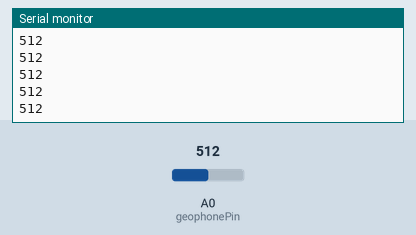
Simulated run of this sketch. Board: Arduino Uno, built with avr-gcc and run on an emulated ATmega328P. Parts: the last lines printed to the serial monitor. The inputs (shaded band) are chosen by the test bench; at power-on: A0 (geophonePin) = 512.

Above: at 1.2 s.
1.3 s: A0 (geophonePin) set to 716
At 2.3 s:
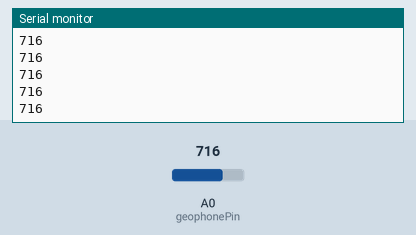
2.8 s: A0 (geophonePin) set to 900
At 3.3 s:
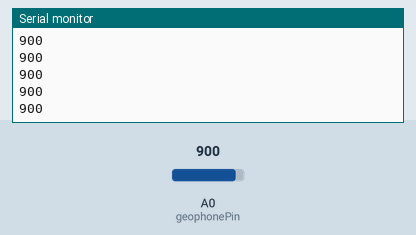
Timing chart, 0 to 5.8 s (numbered marks = the images above; inputs shaded):
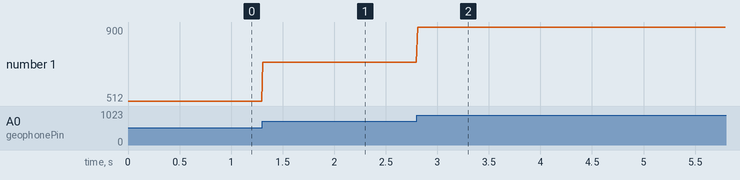

The sketch:

sm24_sketch.ino
```cpp
const int geophonePin = A0; // Analog pin connected to the geophone

void setup() {
    Serial.begin(115200); // Start serial communication at 115200 baud
}

void loop() {
    int sensorValue = analogRead(geophonePin); // Read the analog value from the geophone
    Serial.println(sensorValue); // Print the value to Serial Plotter
    delay(10); // Small delay to stabilize readings
}
```

Measured:
- after the input at 1.3 s, the serial monitor: prints a new line at once (image 1)
- after the input at 2.8 s, the serial monitor: prints a new line at once (image 2)
- plotted number 1: 512 → 716 after the input at 1.3 s, 716 → 900 after the input at 2.8 s
